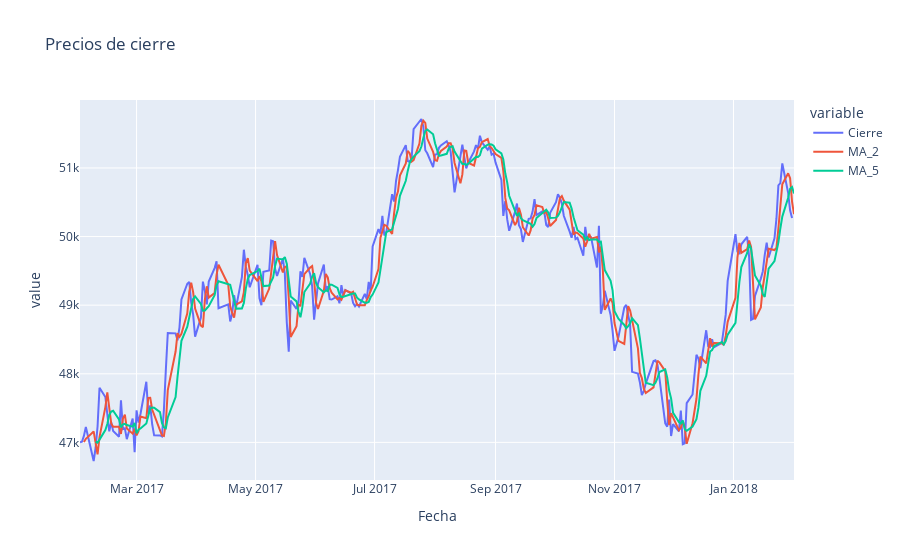

Source (notebook cell):
### Code cell
fig = px.line(cierre, x = "Fecha", y = ["Cierre", 'MA_2', 'MA_5'], title = 'Precios de cierre')
fig.show()

### Figure 1 — Plotly figure (JSON) as saved in the notebook; plotly's stock layout.template omitted (floating-point values rounded to 4 significant figures; data arrays with more than 128 entries replaced by an {"elided": "..."} marker saying what was removed)
{"data": [{"hovertemplate": "variable=Cierre<br>Fecha=%{x}<br>value=%{y}<extra></extra>", "legendgroup": "Cierre", "line": {"color": "#636efa", "dash": "solid"}, "marker": {"symbol": "circle"}, "mode": "lines", "name": "Cierre", "orientation": "v", "showlegend": true, "type": "scatter", "x": {"elided": "253 str values"}, "xaxis": "x", "y": {"elided": "253 float values"}, "yaxis": "y"}, {"hovertemplate": "variable=MA_2<br>Fecha=%{x}<br>value=%{y}<extra></extra>", "legendgroup": "MA_2", "line": {"color": "#EF553B", "dash": "solid"}, "marker": {"symbol": "circle"}, "mode": "lines", "name": "MA_2", "orientation": "v", "showlegend": true, "type": "scatter", "x": {"elided": "253 str values"}, "xaxis": "x", "y": {"elided": "253 float values"}, "yaxis": "y"}, {"hovertemplate": "variable=MA_5<br>Fecha=%{x}<br>value=%{y}<extra></extra>", "legendgroup": "MA_5", "line": {"color": "#00cc96", "dash": "solid"}, "marker": {"symbol": "circle"}, "mode": "lines", "name": "MA_5", "orientation": "v", "showlegend": true, "type": "scatter", "x": {"elided": "253 str values"}, "xaxis": "x", "y": {"elided": "253 float values"}, "yaxis": "y"}], "layout": {"autosize": true, "legend": {"title": {"text": "variable"}, "tracegroupgap": 0}, "title": {"text": "Precios de cierre"}, "xaxis": {"anchor": "y", "autorange": true, "domain": [0, 1], "range": ["2017-01-31", "2018-02-01"], "title": {"text": "Fecha"}, "type": "date"}, "yaxis": {"anchor": "x", "autorange": true, "domain": [0, 1], "range": [46450.0, 51990.0], "title": {"text": "value"}, "type": "linear"}}}
